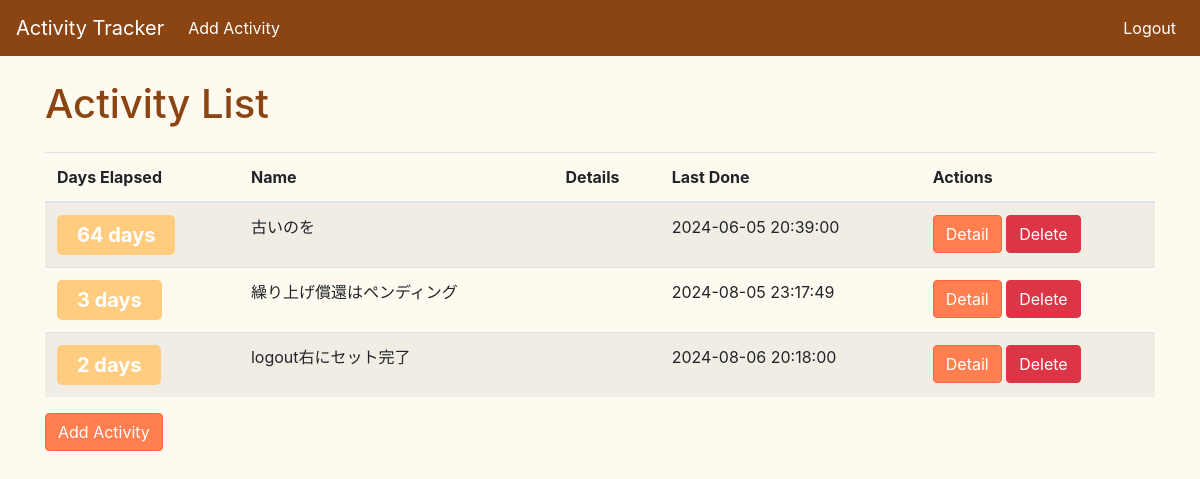
Screenshot of / (signed in) with the database file from the repository.
### models.py (models this page shows)
class Activity(db.Model):
    id = db.Column(db.Integer, primary_key=True)
    name = db.Column(db.String(200), nullable=False)
    last_done = db.Column(db.DateTime, default=datetime.utcnow)
    details = db.Column(db.String(500), nullable=True)
    user_id = db.Column(db.Integer, db.ForeignKey('user.id'), nullable=False)  # ユーザーIDの追加
    updates = db.relationship('Update', backref='activity', lazy=True, cascade="all, delete-orphan")  # * app.pyと同じ

### routes.py (the view)
@main.route('/')
@login_required  # *
def index():
    activities = Activity.query.filter_by(user_id=current_user.id).all()  # *
    current_time = datetime.now(pytz.utc).astimezone(JST)
    activities_with_elapsed = []
    for activity in activities:
        if activity.last_done.tzinfo is None:
            activity.last_done = pytz.utc.localize(activity.last_done)
        activity.last_done = activity.last_done.astimezone(JST)  ## この1行でUTCからJST表示
        elapsed_days = (current_time - activity.last_done).days
        activities_with_elapsed.append({
            'activity': activity,
            'elapsed_days': elapsed_days
        })
    sorted_activities = sorted(activities_with_elapsed, key=lambda activity: activity['elapsed_days'], reverse=True)
    return render_template('index.html', activities=sorted_activities)

### app.py (called while the page is built)
def create_app():
    app = Flask(__name__)
    app.config.from_object('config.Config')
    db.init_app(app)
    bcrypt.init_app(app)
    login_manager.init_app(app)
    migrate = Migrate(app, db)  # 追加
    @login_manager.user_loader
    def load_user(user_id):
        return User.query.get(int(user_id))
    with app.app_context():
        from models import User, Activity, Update  # 相対インポートを絶対インポートに変更
        db.create_all()
    from routes import main as main_blueprint
    app.register_blueprint(main_blueprint)
    return app

### templates/index.html (shortened to what this page needs)
{% extends "base.html" %}
{% block content %}
<h1 class="mb-4">Activity List</h1>
<table class="table table-striped">
    <thead>
        <tr>
            <th>Days Elapsed</th>
            <th>Name</th>
            <th>Details</th>
            <th>Last Done</th>
            <th>Actions</th>
        </tr>
    </thead>
    <tbody>
        {% for item in activities %}
            <tr>
                <td><span class="badge badge-warning">{{ item.elapsed_days }} days</span></td>
                <td>{{ item.activity.name }}</td>
                <td>{{ item.activity.details }}</td>
                <td class="last_done">{{ item.activity.last_done.strftime('%Y-%m-%d %H:%M:%S') }}</td>
                <td>
                    <a href="{{ url_for('main.activity_detail', id=item.activity.id) }}" class="btn btn-custom">Detail</a>
                    <form action="{{ url_for('main.delete_activity', id=item.activity.id) }}" method="post" style="display:inline;">
                        <button type="submit" class="btn btn-danger">Delete</button>
                    </form>
                </td>
            </tr>
        {% endfor %}
    </tbody>
</table>
<a href="{{ url_for('main.add_activity') }}" class="btn btn-custom">Add Activity</a>
{% endblock %}

### templates/base.html (shortened to what this page needs)
<!DOCTYPE html>
<html lang="en">
<head>
    <link href="https://stackpath.bootstrapcdn.com/bootstrap/4.5.2/css/bootstrap.min.css" rel="stylesheet">
    <link href="{{ url_for('static', filename='css/custom.css') }}" rel="stylesheet">
</head>
<body>
    <nav class="navbar navbar-expand-lg navbar-custom">
        <a class="navbar-brand" href="{{ url_for('main.index') }}">Activity Tracker</a>
        <div class="collapse navbar-collapse">
            <ul class="navbar-nav mr-auto">
                <li class="nav-item">
                    <a class="nav-link" href="{{ url_for('main.add_activity') }}">Add Activity</a>
                </li>
            </ul>
            <ul class="navbar-nav ml-auto">
                <li class="nav-item">
                    <a class="nav-link" href="{{ url_for('main.logout') }}">Logout</a>
                </li>
            </ul>
        </div>
    </nav>
    <div class="container mt-4">
        {% block content %}{% endblock %}
    </div>
</body>
</html>

### static/css/custom.css (style rules this page uses)
body { background-color: #fffaf0; }
h1, h2, h3, h4, h5, h6, p { color: #8b4513; }
.btn-custom { background-color: #ff7f50; color: white; border-color: #ff6347; }
.navbar-custom { background-color: #8b4513; color: white; }
.navbar-custom .navbar-brand, .navbar-custom .nav-link { color: white; }
.badge-warning { display: inline-block; padding: 0.5em 1em; background-color: #ffcc80; color: #fff; border-radius: 0.25em; font-size: 1.25em; font-weight: bold; text-align: center; }
.table .last_done { white-space: nowrap; overflow: hidden; text-overflow: ellipsis; }

### rows the page displays
Activity: activity.name "古いのを", activity.last_done "2024-06-05 20:39:00"
Activity: activity.name "繰り上げ償還はペンディング", activity.last_done "2024-08-05 23:17:49"
Activity: activity.name "logout右にセット完了", activity.last_done "2024-08-06 20:18:00"

### other values shown
{{ item.elapsed_days }} "64" "3" "2"
